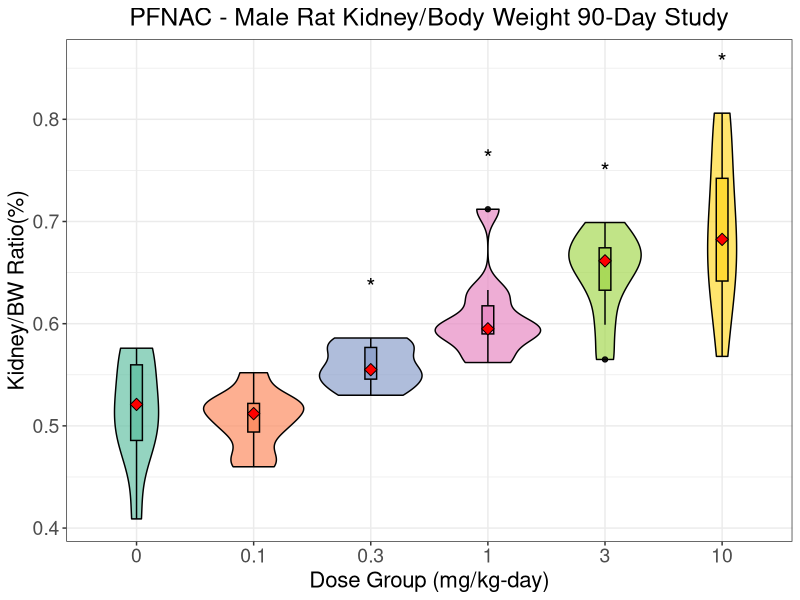
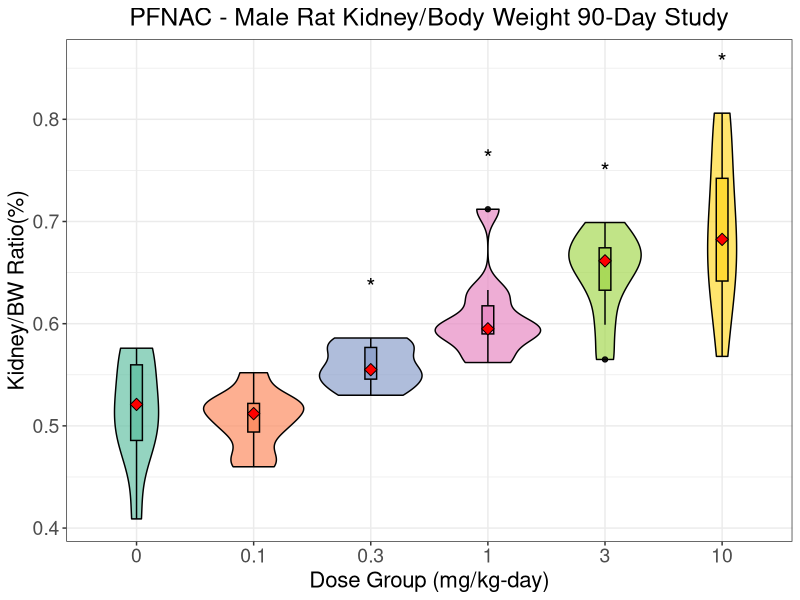

Write the R code that produced these figures, in order.

# file: PFNACorgangraphs.R
# purpose: statistical analysis Organ Wt Data 90-day (CSS401.6.7)
# 1/15/25 - EMK edit to make this file for generating graphics only, use in ms & poster
# uses data file OrganWeightsPFAS.xlsx
#
# 2/11/2025
# uncomment stat_summary so that mean can be displayed as a red triangle
# 2/27/2025
# increase sizes of axis labels and plot title by modifying the theme's axis text and title, and centering the heading and increasing its font size

# Load needed R packages
library(ggplot2)
library(dplyr)
library(readxl)

# Read in the data file
PFNACo <- read_excel("OrganWeightsPFAS.xlsx", sheet = 'PFNAC', na = c("", "NA"))

# Remove rows 63 through the last row and eliminate Females
PFNACom <- PFNACo[-c(61:nrow(PFNACo)), ]
View(PFNACom)

# Identify the top 4 highest relative liver weights
top_doses <- PFNACom %>%
  group_by(Group) %>%
  summarise(max_KidneyRel = max(KidneyRel, na.rm = TRUE)) %>% # Find max per group
  arrange(desc(max_KidneyRel)) %>% # Sort by highest values
  slice(1:4) %>% # Select top 4 highest values
  mutate(y_position = max_KidneyRel + 0.05) # Adjust y-position for asterisk placement

# Ensure Group is a factor to align correctly
PFNACom$Group <- as.factor(PFNACom$Group)
top_doses$Group <- as.factor(top_doses$Group)

# BOX PLOTS - Male Rat Relative Liver Weight Data PFNAC
KidneyRel1m <- ggplot(
  PFNACom,
  aes(
    x = factor(Group),
    y = KidneyRel,
    fill = factor(Group) # Fill for violin plot
  )
) +
  geom_violin(trim = TRUE, alpha = 0.7, color = "black") + # Violin plot
  geom_boxplot(
    aes(fill = factor(Group)), # Separate fill for box plot
    width = 0.1,
    color = "black",
    alpha = 0.9
  ) +
  # Add median red triangle marker
  stat_summary(fun = median, geom = "point", shape = 23, size = 3, fill = "red") +
  # Add asterisks above the top 4 doses
  geom_text(
    data = top_doses,
    aes(x = Group, y = y_position, label = "*"),
    size = 6, color = "black"
  ) +
  labs(
    title = "PFNAC - Male Rat Kidney/Body Weight 90-Day Study",
    x = "Dose Group (mg/kg-day)",
    y = "Kidney/BW Ratio(%)"
  ) +
  scale_fill_brewer(palette = "Set2", name = "Group") + # Colorful palette
  theme_bw() +
  theme(legend.position = "none") +
  theme(
    axis.text = element_text(size = 14), # increase tick label size
    axis.title = element_text(size = 16), # increase axis title size
    plot.title = element_text(size = 18, hjust = 0.5) # increase plot title size
  )


# Save the plot as a PNG file
ggsave(
  filename = "KidneyRel1m.png",
  plot = KidneyRel1m,
  width = 8,
  height = 6,
  dpi = 300
)

# Display the plot
KidneyRel1m


